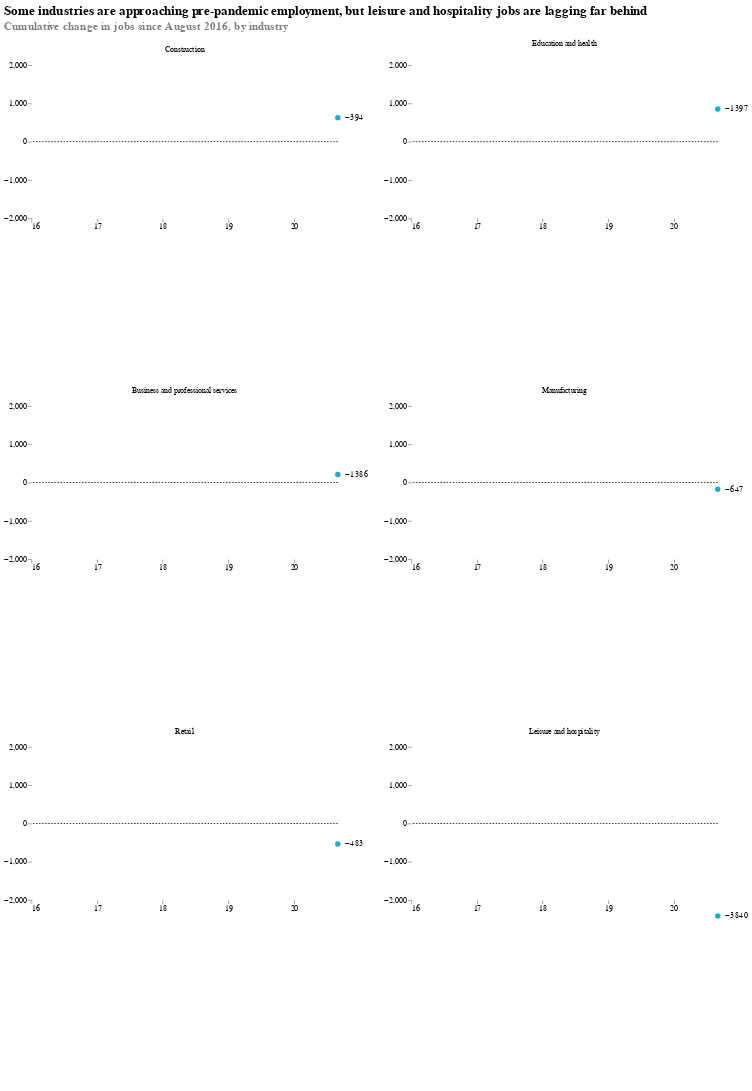

Notebook cell for this chart:
### Markdown cell above
That was better. Let's make it aesthetically pleasing -

### Code cell
base = alt.Chart(height=200).transform_calculate(
    recent = alt.datum.time >= alt.expr.toDate('2020-01-01')
).encode(
    x= alt.X('time:T', title=None, axis=alt.Axis(format="%y", domainDash=[2,2.5], domainWidth=1.5, tickCount=5, domain=False, labelPadding=1)),
    y= alt.Y('cumulative_change:Q', title=None, axis=alt.Axis(domain=False), scale=alt.Scale(domain=[-2000, 2000])),
)
    
area = base.mark_area(interpolate='step-after', fillOpacity=0.1).encode(color = alt.Color('recent:N', legend=None))

line = base.mark_line(interpolate='step-after', strokeCap="round").encode(color = alt.Color('recent:N', scale=alt.Scale(domain=['false', 'true'], range=['black', 'rgb(22, 174, 205)'])))#'recent:N',)

dot = base.mark_circle(color='rgb(22, 174, 205)', size=50).encode(
    x='max(time)',
    y=alt.Y('cumulative_change:Q', aggregate={'argmax': 'time'}),
)

text = base.mark_text(align='left', dx=10).encode(
    x='max(time)',
    y=alt.Y('cumulative_change:Q', aggregate={'argmax': 'time'}),
    text=alt.Text('since_feb:Q', aggregate={'argmax': 'time'})
)

h_rule = alt.Chart(pd.DataFrame({'zero': [[0]]})).mark_rule(strokeDash=[2,2]).encode(y='zero:Q')

alt.layer(area,line,dot,text, h_rule, data=plot_data).facet(facet=alt.Facet('type:N', 
                      sort=['Construction', 'Education and health', 'Business and professional services', 'Manufacturing', 'Retail', 'Leisure and hospitality'],
                      header=alt.Header(title="Cumulative change in jobs since August 2016, by industry", titleOrient="top", titleAnchor='start', titleFontSize=15, titleColor='grey')
                     ), spacing={"row": -100}
).resolve_axis(y='independent', x='independent').configure_facet(columns=2).configure_axis(grid=False).configure_view(stroke=None).properties(title="Some industries are approaching pre-pandemic employment, but leisure and hospitality jobs are lagging far behind").configure_title(fontSize=17)

### Figure 1 — Vega-Lite specification as saved in the notebook (floating-point values rounded to 4 significant figures; data arrays with more than 128 entries replaced by an {"elided": "..."} marker saying what was removed)
{"config": {"view": {"continuousWidth": 400, "continuousHeight": 300, "stroke": null}, "axis": {"grid": false}, "facet": {"columns": 2}, "title": {"fontSize": 17}}, "data": {"name": "data-9e3d21ca801e6d2c62c0070510a6e5d7"}, "facet": {"type": "nominal", "field": "type", "header": {"title": "Cumulative change in jobs since August 2016, by industry", "titleAnchor": "start", "titleColor": "grey", "titleFontSize": 15, "titleOrient": "top"}, "sort": ["Construction", "Education and health", "Business and professional services", "Manufacturing", "Retail", "Leisure and hospitality"]}, "spec": {"layer": [{"mark": {"type": "area", "fillOpacity": 0.1, "interpolate": "step-after"}, "encoding": {"color": {"type": "nominal", "field": "recent", "legend": null}, "x": {"type": "temporal", "axis": {"domain": false, "domainDash": [2, 2.5], "domainWidth": 1.5, "format": "%y", "labelPadding": 1, "tickCount": 5}, "field": "time", "title": null}, "y": {"type": "quantitative", "axis": {"domain": false}, "field": "cumulative_change", "scale": {"domain": [-2000, 2000]}, "title": null}}, "height": 200, "transform": [{"calculate": "(datum.time >= toDate('2020-01-01'))", "as": "recent"}]}, {"mark": {"type": "line", "interpolate": "step-after", "strokeCap": "round"}, "encoding": {"color": {"type": "nominal", "field": "recent", "scale": {"domain": ["false", "true"], "range": ["black", "rgb(22, 174, 205)"]}}, "x": {"type": "temporal", "axis": {"domain": false, "domainDash": [2, 2.5], "domainWidth": 1.5, "format": "%y", "labelPadding": 1, "tickCount": 5}, "field": "time", "title": null}, "y": {"type": "quantitative", "axis": {"domain": false}, "field": "cumulative_change", "scale": {"domain": [-2000, 2000]}, "title": null}}, "height": 200, "transform": [{"calculate": "(datum.time >= toDate('2020-01-01'))", "as": "recent"}]}, {"mark": {"type": "circle", "color": "rgb(22, 174, 205)", "size": 50}, "encoding": {"x": {"type": "temporal", "aggregate": "max", "field": "time"}, "y": {"type": "quantitative", "aggregate": {"argmax": "time"}, "field": "cumulative_change"}}, "height": 200, "transform": [{"calculate": "(datum.time >= toDate('2020-01-01'))", "as": "recent"}]}, {"mark": {"type": "text", "align": "left", "dx": 10}, "encoding": {"text": {"type": "quantitative", "aggregate": {"argmax": "time"}, "field": "since_feb"}, "x": {"type": "temporal", "aggregate": "max", "field": "time"}, "y": {"type": "quantitative", "aggregate": {"argmax": "time"}, "field": "cumulative_change"}}, "height": 200, "transform": [{"calculate": "(datum.time >= toDate('2020-01-01'))", "as": "recent"}]}, {"data": {"name": "data-0392543c0f4687f0f43d4559b9677736"}, "mark": {"type": "rule", "strokeDash": [2, 2]}, "encoding": {"y": {"type": "quantitative", "field": "zero"}}}]}, "resolve": {"axis": {"x": "independent", "y": "independent"}}, "spacing": {"row": -100}, "title": "Some industries are approaching pre-pandemic employment, but leisure and hospitality jobs are lagging far behind", "$schema": "https://vega.github.io/schema/vega-lite/v4.8.1.json", "datasets": {"data-9e3d21ca801e6d2c62c0070510a6e5d7": {"elided": "342 records"}, "data-0392543c0f4687f0f43d4559b9677736": [{"zero": [0]}]}}
